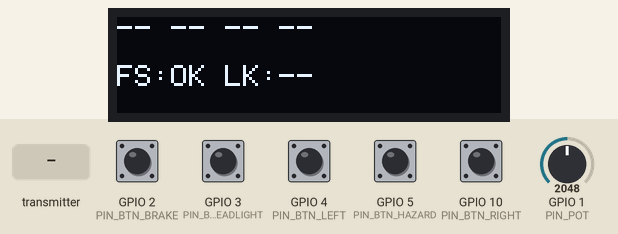
Simulated run of this sketch. Board: ESP32. Shown: 128×32 one-colour display. Inputs (shaded band) come from the test bench; at power-on: GPIO 2 (PIN_BTN_BRAKE), GPIO 3 (PIN_BTN_HEADLIGHT), GPIO 4 (PIN_BTN_LEFT), GPIO 5 (PIN_BTN_HAZARD), GPIO 10 (PIN_BTN_RIGHT) HIGH, GPIO 1 (PIN_POT) = 2048 (analog values on the 0–4095 scale). What the sketch prints to the serial monitor is not drawn.

Above: at 1.2 s.
1.3 s: the transmitter starts sending activeFlags = 1
At 2.2 s:
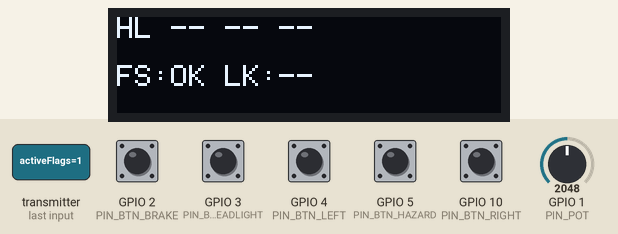
2.8 s: the transmitter starts sending failsafe = 1
At 3.6 s:
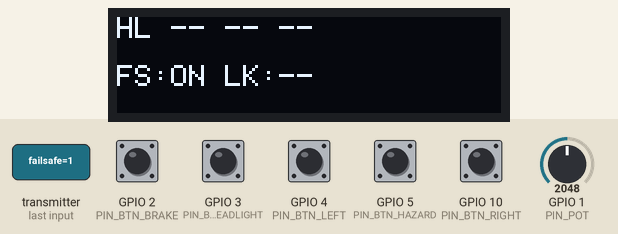
4.3 s: the transmitter starts sending seqEcho = 1024
At 4.48 s:
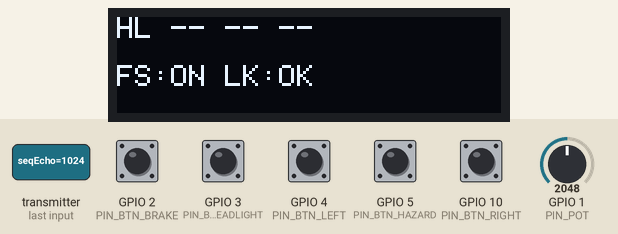
6.1 s: the transmitter starts sending activeFlags = 0
At 6.6 s:
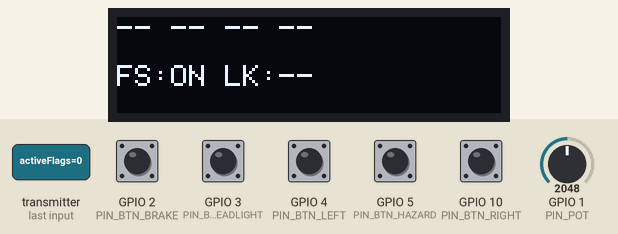
7.6 s: the transmitter starts sending seqEcho = 0
At 7.79 s:
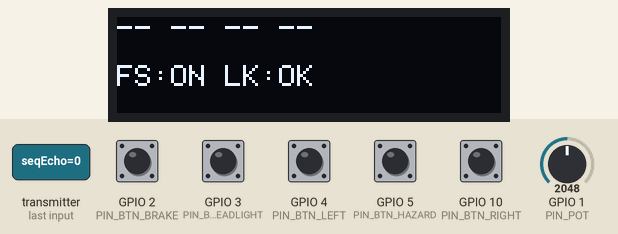
9.4 s: the transmitter starts sending failsafe = 0
At 10.8 s:
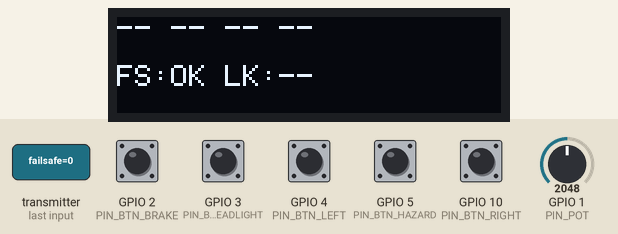
Timing chart, 0 to 11.9 s (numbered marks = the images above; inputs shaded):
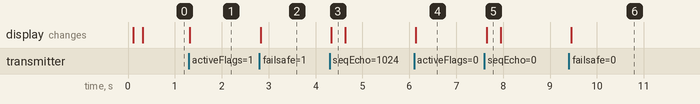

Measured:
- after the input at 1.3 s, the display: changes at once (image 1)
- after the input at 2.8 s, the display: changes at once (image 2)
- after the input at 4.3 s, the display: changes at once (image 3)
- after the input at 6.1 s, the display: changes at once (image 4)
- after the input at 7.6 s, the display: changes after 0.05 s (image 5)
- after the input at 9.4 s, the display: changes after 0.06 s (image 6)

The sketch:

control.ino
```cpp
#include <WiFi.h>
#include <esp_now.h>
#include "config.h"
#include "protocol.h"
#include "buttons.h"
#include "display.h"
#include <esp_wifi.h>

// MAC DO CARRINHO
uint8_t carMAC[] = {0x98, 0x3D, 0xAE, 0x52, 0x6B, 0x48};

static TelemetryPacket telemetry = {};
static ControlPacket pkt = {};

unsigned long lastSend = 0;

void onReceive(
  const esp_now_recv_info_t *info,
  const uint8_t *data,
  int len
) {
  if (len == sizeof(TelemetryPacket)) {
    memcpy(&telemetry, data, sizeof(TelemetryPacket));
    // Serial.print("RX FLAGS: ");
    // Serial.println(telemetry.activeFlags, BIN);
  }
}

void setup() {
  Serial.begin(115200);

  WiFi.mode(WIFI_STA);
  WiFi.disconnect();

  esp_wifi_set_ps(WIFI_PS_NONE);
  esp_wifi_set_channel(11, WIFI_SECOND_CHAN_NONE);

  if (esp_now_init() != ESP_OK) {
    Serial.println("Erro ESP-NOW Controle");
    return;
  }

  esp_now_set_pmk((uint8_t*)"pmk1234567890123");
  esp_now_register_recv_cb(onReceive);

  esp_now_peer_info_t peer = {};
  memcpy(peer.peer_addr, carMAC, 6);
  peer.channel = 11;
  peer.encrypt = false;

  // esp_now_add_peer(&peer);
  if (esp_now_add_peer(&peer) != ESP_OK) {
    Serial.println("Erro add peer");
  }

  buttonsInit();
  displayInit();

  pinMode(PIN_POT, INPUT);

  analogReadResolution(12);
  analogSetAttenuation(ADC_11db);
}

void loop() {
  buttonsUpdate();
  displayUpdate(telemetry);

  // envio de comando (~66 Hz)
  if (millis() - lastSend >= 80) {
    lastSend = millis();

    pkt.flags = 0;
    pkt.seq++;

    if (btnHeadlight()) pkt.flags |= FLAG_HEADLIGHT;
    if (btnLeft())      pkt.flags |= FLAG_LEFT;
    if (btnRight())     pkt.flags |= FLAG_RIGHT;
    if (btnHazard())    pkt.flags |= FLAG_HAZARD;
    if (btnBrake())     pkt.flags |= FLAG_BRAKE;

    uint16_t potValue = analogRead(PIN_POT);

    pkt.steering = potValue;

    // esp_now_send(carMAC, (uint8_t*)&pkt, sizeof(pkt));
    esp_err_t result = esp_now_send(carMAC, (uint8_t*)&pkt, sizeof(pkt));

    Serial.println(potValue);

    if (result != ESP_OK) {
      Serial.println("Erro envio");
    }
  }

  // DEBUG DE TELEMETRIA (a cada 500 ms)
  static unsigned long lastPrint = 0;
  if (millis() - lastPrint > 500) {
    lastPrint = millis();

    // Serial.print("FLAGS: ");
    // Serial.print(telemetry.activeFlags, BIN);
    // Serial.print(" FAILSAFE: ");
    // Serial.println(telemetry.failsafe);
  }
}
```

buttons.cpp
```cpp
#include "buttons.h"
#include "config.h"
#include <Arduino.h>

typedef struct {
  uint8_t pin;
  bool stableState;
  bool lastReading;
  unsigned long lastChange;
} DebouncedButton;

static DebouncedButton btnHead;
static DebouncedButton btnLeftB;
static DebouncedButton btnRightB;
static DebouncedButton btnHaz;
static DebouncedButton btnBrakeB;

static void initButton(DebouncedButton& b, uint8_t pin) {
  b.pin = pin;
  b.stableState = true;          // INPUT_PULLUP → solto = HIGH
  b.lastReading = true;
  b.lastChange = 0;
  pinMode(pin, INPUT_PULLUP);
}

static void updateButton(DebouncedButton& b) {
  bool reading = digitalRead(b.pin);
  if (reading != b.lastReading) {
    b.lastChange = millis();
    b.lastReading = reading;
  }

  if ((millis() - b.lastChange) > DEBOUNCE_MS) {
    b.stableState = reading;
  }
}

void buttonsInit() {
  initButton(btnHead, PIN_BTN_HEADLIGHT);
  initButton(btnLeftB, PIN_BTN_LEFT);
  initButton(btnRightB, PIN_BTN_RIGHT);
  initButton(btnHaz, PIN_BTN_HAZARD);
  initButton(btnBrakeB, PIN_BTN_BRAKE);
}

void buttonsUpdate() {
  updateButton(btnHead);
  updateButton(btnLeftB);
  updateButton(btnRightB);
  updateButton(btnHaz);
  updateButton(btnBrakeB);
}

// Funções públicas (true = botão pressionado)
bool btnHeadlight() { return btnHead.stableState == LOW; }
bool btnLeft()      { return btnLeftB.stableState == LOW; }
bool btnRight()     { return btnRightB.stableState == LOW; }
bool btnHazard()    { return btnHaz.stableState == LOW; }
bool btnBrake()     { return btnBrakeB.stableState == LOW; }
```

buttons.h
```cpp
#pragma once
#include <stdbool.h>

void buttonsInit();
void buttonsUpdate();

bool btnHeadlight();
bool btnLeft();
bool btnRight();
bool btnHazard();
bool btnBrake();
```

display.cpp
```cpp
#include "display.h"
#include "config.h"
#include <Wire.h>
#include <Adafruit_GFX.h>
#include <Adafruit_SSD1306.h>

#define SCREEN_WIDTH 128
#define SCREEN_HEIGHT 32
#define OLED_RESET -1

static Adafruit_SSD1306 display(SCREEN_WIDTH, SCREEN_HEIGHT, &Wire, OLED_RESET);

void displayInit() {
  Wire.begin(PIN_OLED_SDA, PIN_OLED_SCL); // SDA, SCL

  if (!display.begin(SSD1306_SWITCHCAPVCC, 0x3C)) {
    while (true); // falha crítica
  }

  display.clearDisplay();
  display.setTextSize(1);
  display.setTextColor(SSD1306_WHITE);
}

void displayUpdate(const TelemetryPacket& telemetry) {
  static unsigned long lastDraw = 0;
  if (millis() - lastDraw < 100) return;
  lastDraw = millis();

  display.clearDisplay();

  uint8_t f = telemetry.activeFlags;

  // Linha 1 — Luzes
  display.setCursor(0, 0);
  display.print((f & FLAG_HEADLIGHT) ? "HL " : "-- ");
  display.print((f & FLAG_LEFT)      ? "L "  : "-- ");
  display.print((f & FLAG_RIGHT)     ? "R "  : "-- ");
  display.print((f & FLAG_HAZARD)    ? "HZ"  : "--");

  // Linha 2 — Status
  display.setCursor(0, 16);
  display.print("FS:");
  display.print(telemetry.failsafe ? "ON " : "OK ");

  // Link simples (eco de sequência)
  static uint32_t lastSeq = 0;
  static unsigned long lastLink = 0;

  if (telemetry.seqEcho != lastSeq) {
    lastSeq = telemetry.seqEcho;
    lastLink = millis();
  }

  display.print("LK:");
  display.print((millis() - lastLink < 300) ? "OK" : "--");

  display.display();
}
```

display.h
```cpp
#pragma once
#include "protocol.h"

void displayInit();
void displayUpdate(const TelemetryPacket& telemetry);
```

protocol.h
```cpp
#pragma once
#include <stdint.h>
#include <stdbool.h>

// Comandos CONTROLE → CARRINHO
#define FLAG_HEADLIGHT  (1 << 0)
#define FLAG_LEFT       (1 << 1)
#define FLAG_RIGHT      (1 << 2)
#define FLAG_HAZARD     (1 << 3)
#define FLAG_BRAKE      (1 << 4)

typedef struct {
  uint8_t flags;
  uint32_t seq;
  uint16_t steering;
} ControlPacket;

// Telemetria CARRINHO → CONTROLE
typedef struct {
  uint8_t activeFlags;   // estado final das luzes
  bool failsafe;
  uint32_t seqEcho;      // eco do último comando
} TelemetryPacket;
```

config.h
```cpp
#pragma once

// Pinos dos botões
#define PIN_BTN_BRAKE      2
#define PIN_BTN_HEADLIGHT  3
#define PIN_BTN_LEFT       4
#define PIN_BTN_HAZARD     5
#define PIN_BTN_RIGHT      10

// Pinos do OLED
#define PIN_OLED_SCL       6
#define PIN_OLED_SDA       7

// Direção
#define PIN_POT            1

// Debounce
#define DEBOUNCE_MS        20   // 15–30 ms é o ideal
```
